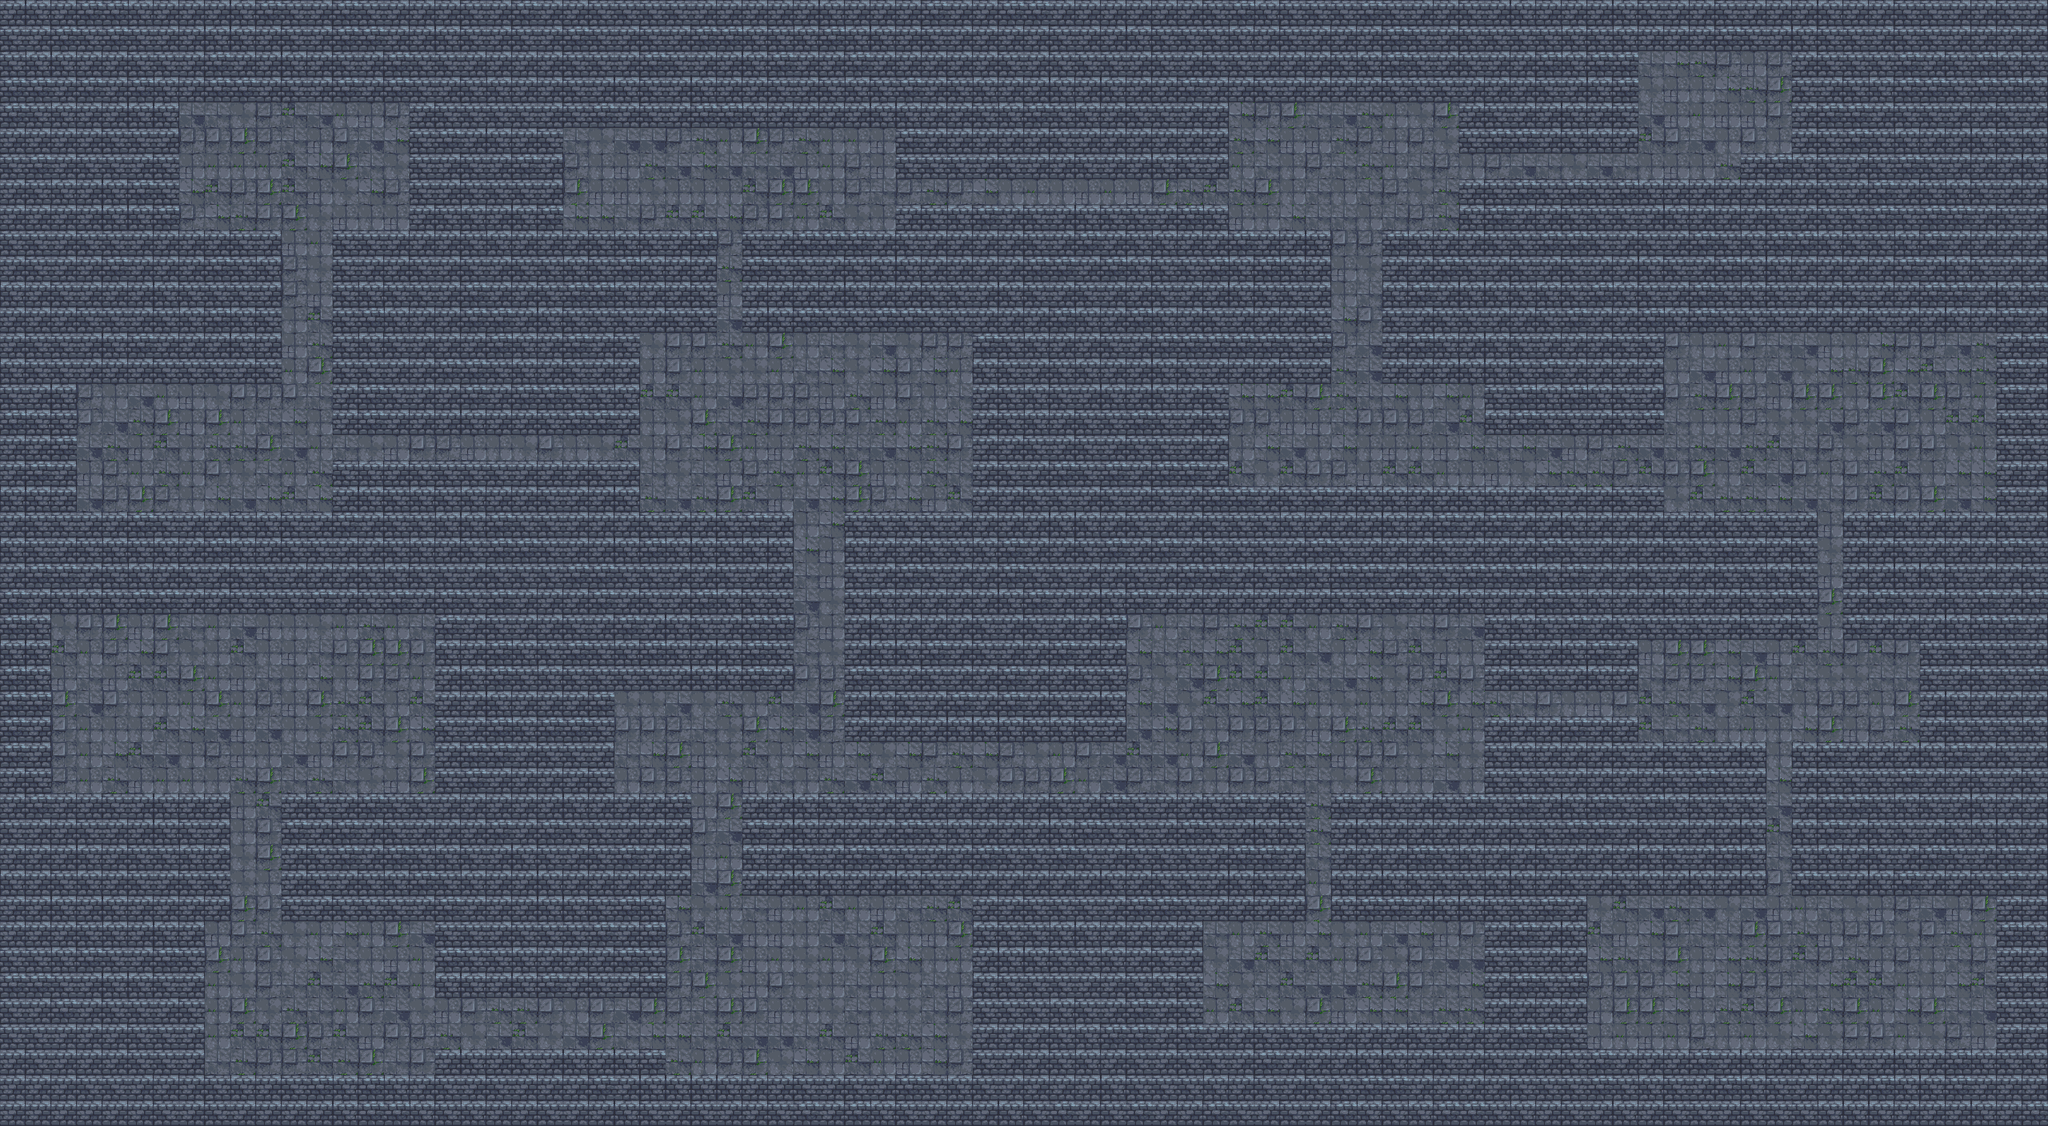

This is a level from a 2D game, rendered from its Tiled map with the project's own tilesets. A one-line summary and the map file follow, with tile-layer data summarised:
An orthogonal 80x44 tile map with 32x32 px tiles, 2 tile layers (Floor, Walls) and 33 objects (22x torch, 2x spike, spawn, exit, door_key, ...).

<map version="1.10" tiledversion="1.11.0" orientation="orthogonal" renderorder="right-down" width="80" height="44" tilewidth="32" tileheight="32" infinite="0" nextlayerid="20" nextobjectid="33">
 <properties>
  <property name="zone_cols" type="int" value="40" />
  <property name="zone_rows" type="int" value="22" />
 </properties>
 <tileset firstgid="1" source="Tileset_Dungeon.tsx" />
 <layer id="1" name="Floor" width="80" height="44">
  <data>[3520 cells, 3520 non-empty, 12 distinct tile ids]</data>
 </layer>
 <layer id="2" name="Walls" width="80" height="44">
  <data>[3520 cells, 2349 non-empty, 5 distinct tile ids]</data>
 </layer>
 <objectgroup id="10" name="Spawn">
  <object id="1" name="spawn" class="spawn" type="spawn" x="384" y="1248" width="32" height="32" />
 </objectgroup>
 <objectgroup id="11" name="Exit">
  <object id="2" name="exit" class="exit" type="exit" x="2144" y="64" width="32" height="32" />
 </objectgroup>
 <objectgroup id="12" name="Doors">
  <object id="3" name="door_key" class="door_key" type="door_key" x="896" y="352" width="32" height="32">
   <properties>
    <property name="door_id" type="string" value="key_door_1" />
    <property name="key_id" type="string" value="key_1" />
    <property name="passage" type="string" value="vertical" />
   </properties>
  </object>
  <object id="4" name="door_plate" class="door_plate" type="door_plate" x="2016" y="192" width="32" height="32">
   <properties>
    <property name="door_id" type="string" value="plate_door_1" />
    <property name="plate_id" type="string" value="plate_1" />
    <property name="passage" type="string" value="horizontal" />
   </properties>
  </object>
 </objectgroup>
 <objectgroup id="13" name="PressurePlates">
  <object id="5" name="pressure_plate" class="pressure_plate" type="pressure_plate" x="1888" y="192" width="32" height="32">
   <properties>
    <property name="plate_id" type="string" value="plate_1" />
    <property name="door_id" type="string" value="plate_door_1" />
   </properties>
  </object>
 </objectgroup>
 <objectgroup id="14" name="Traps">
  <object id="6" name="spike" class="spike" type="spike" x="864" y="1056" width="32" height="32" />
  <object id="7" name="spike" class="spike" type="spike" x="896" y="1056" width="32" height="32" />
  <object id="8" name="archer" class="archer" type="archer" x="800" y="512" width="32" height="32">
   <properties>
    <property name="direction" type="string" value="right" />
    <property name="interval" type="float" value="0.3" />
    <property name="speed" type="float" value="330.0" />
   </properties>
  </object>
 </objectgroup>
 <objectgroup id="15" name="Items">
  <object id="999" name="shield" class="shield" type="shield" x="512" y="1248" width="32" height="32" />
  <object id="9" name="vial" class="vial" type="vial" x="480" y="1248" width="32" height="32">
   <properties>
    <property name="unique" type="bool" value="true" />
   </properties>
  </object>
  <object id="10" name="npc" class="npc" type="npc" x="320" y="192" width="32" height="32">
   <properties>
    <property name="key_id" type="string" value="key_1" />
    <property name="wants_item" type="string" value="shield" />
    <property name="lines" type="string" value="Rends-moi mon bouclier...|J'en ai absolument besoin !" />
   </properties>
  </object>
  <object id="11" name="torch" class="torch" type="torch" x="608" y="1248" width="32" height="32" />
  <object id="12" name="torch" class="torch" type="torch" x="768" y="1248" width="32" height="32" />
  <object id="13" name="torch" class="torch" type="torch" x="992" y="704" width="32" height="32" />
  <object id="14" name="torch" class="torch" type="torch" x="992" y="864" width="32" height="32" />
  <object id="15" name="torch" class="torch" type="torch" x="1184" y="224" width="32" height="32" />
  <object id="16" name="torch" class="torch" type="torch" x="1344" y="224" width="32" height="32" />
  <object id="17" name="torch" class="torch" type="torch" x="1504" y="224" width="32" height="32" />
  <object id="18" name="torch" class="torch" type="torch" x="2048" y="192" width="32" height="32" />
  <object id="19" name="torch" class="torch" type="torch" x="288" y="1184" width="32" height="32" />
  <object id="20" name="torch" class="torch" type="torch" x="480" y="1280" width="32" height="32" />
  <object id="21" name="torch" class="torch" type="torch" x="864" y="1152" width="32" height="32" />
  <object id="22" name="torch" class="torch" type="torch" x="1152" y="1280" width="32" height="32" />
  <object id="23" name="torch" class="torch" type="torch" x="800" y="896" width="32" height="32" />
  <object id="24" name="torch" class="torch" type="torch" x="928" y="928" width="32" height="32" />
  <object id="25" name="torch" class="torch" type="torch" x="832" y="448" width="32" height="32" />
  <object id="26" name="torch" class="torch" type="torch" x="1152" y="576" width="32" height="32" />
  <object id="27" name="torch" class="torch" type="torch" x="736" y="192" width="32" height="32" />
  <object id="28" name="torch" class="torch" type="torch" x="1056" y="224" width="32" height="32" />
  <object id="29" name="torch" class="torch" type="torch" x="1568" y="160" width="32" height="32" />
  <object id="30" name="torch" class="torch" type="torch" x="1760" y="224" width="32" height="32" />
  <object id="31" name="torch" class="torch" type="torch" x="2080" y="96" width="32" height="32" />
  <object id="32" name="torch" class="torch" type="torch" x="2176" y="128" width="32" height="32" />
 </objectgroup>
 <objectgroup id="16" name="NPCs">
 </objectgroup>
</map>
